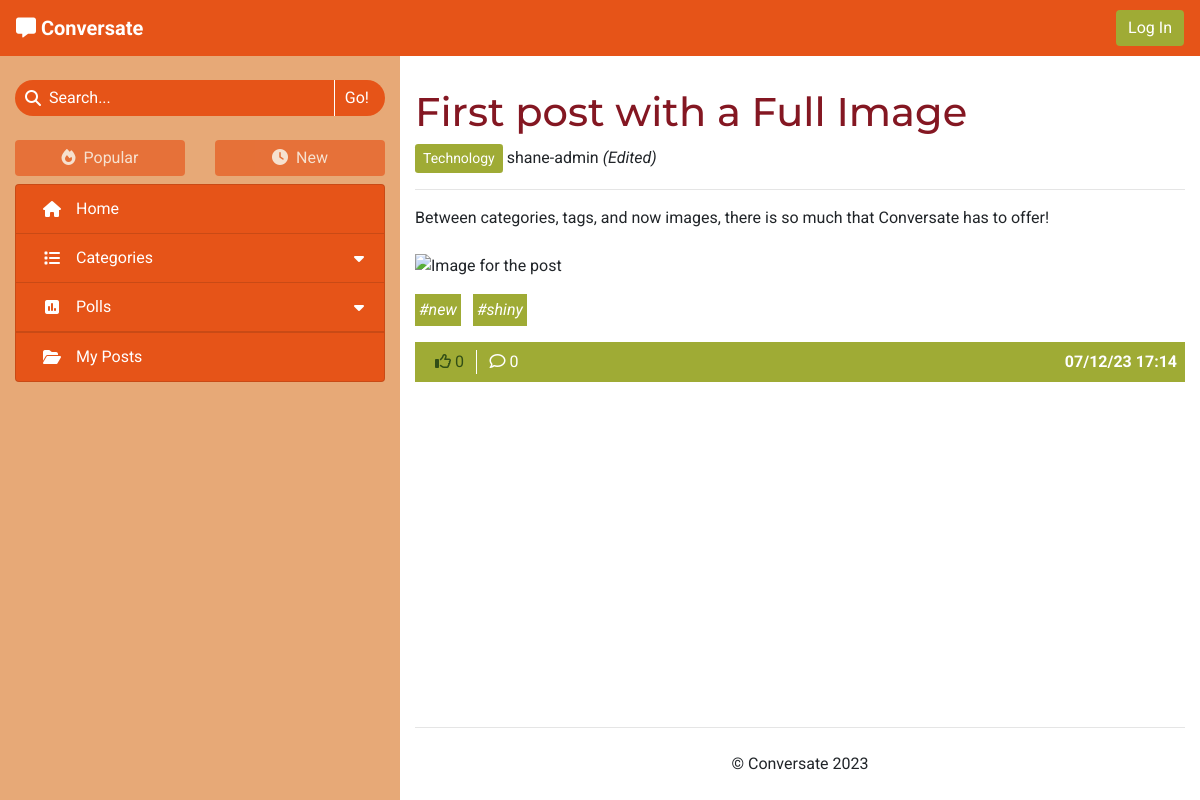
The app's page /technology-kY9pF34Q-first-post-with-a-full-image/ with its own data.
### forum/models.py (models this page shows, shortened)
class Post(models.Model):
    title = models.CharField(max_length=100)
    slug = models.SlugField(max_length=100, unique=True)
    category = models.ForeignKey(Category, on_delete=models.CASCADE,
                                 related_name='tagged_posts')
    image = CloudinaryField('image', blank=True)
    image_position = models.IntegerField(blank=True, null=True)
    posted_by = models.ForeignKey(User, on_delete=models.CASCADE,
                                  related_name='added_posts')
    posted_on = models.DateTimeField(auto_now_add=True)
    content = models.TextField()
    tags = models.CharField(max_length=200, blank=True)
    edited = models.BooleanField(default=False)
    likes = models.ManyToManyField(User, related_name='post_likes', blank=True)
    class Meta:
        ordering = ['-posted_on']
    def number_of_likes(self):
        return self.likes.count()
    def number_of_comments(self):
        return self.comments.count()
    def tag_list(self):
        tags_separate = self.tags.split('#')
        tags_separate.pop(0)
        return tags_separate

class Category(models.Model):
    name = models.CharField(max_length=30, unique=True)
    slug = models.SlugField(max_length=30, unique=True)
    icon = models.CharField(max_length=30, default="fa-tag")
    def __str__(self):
        return self.name
    def number_of_posts(self):
        return self.tagged_posts.count()

### forum/views.py (the view)
# urls.py: path('<slug:slug>/', views.ViewPost.as_view(), name='view_post'),
class ViewPost(View):
    def get(self, request, slug):
        post = get_object_or_404(Post, slug=slug)
        context = get_post_context(request, post)
        return render(request, 'post_details.html', context)

### forum/core/categories.py (called while the page is built)
def get_top_categories(limit=CATEGORY_COLLAPSIBLE_LIMIT):
    categories = list(Category.objects
                      .annotate(num_posts=Count('tagged_posts'))
                      .filter(num_posts__gt=0)
                      .order_by('-num_posts'))
    num_categories = len(categories)
    category_none = Category.objects.get(slug='none')
    if category_none in categories:
        categories.remove(category_none)
    return {
        'num_categories': num_categories,
        'top_categories': categories[:limit],
        'has_more_categories': (len(categories) > limit)
    }

### forum/core/content.py (called while the page is built)
def get_base_context(request):
    context = get_top_categories()
    context['disable_sort'] = True
    return context

def get_post_context(request, post):
    context = get_base_context(request)
    context['post'] = post
    context['comments'] = post.comments.order_by('-posted_on')
    return context

### templates/post_details.html (shortened to what this page needs)
{% extends "base.html" %}
{% load static %}
{% load template_tags %}
{% block content %}
    <h1 class="word-break">{{ post.title }}</h1>
    {% if post.category.slug != 'none' %}
        <a class="btn btn-sm category" href="{% url 'categories' post.category.slug %}">{{ post.category }}</a>
    {% endif %}
    <span>{{ post.posted_by }}
        {% if post.edited %}
            <em>(Edited)</em>
        {% endif %}
    </span>
    <hr>
    <div id="post-content" class="mb-4 word-break">{{ post.content|safe }}</div>
    {% if post.image and post.image_position == -1 %}
        <img src="{{ post.image.url }}" alt="Image for the post" class="post-image">
    {% endif %}
    {% if post.tags %}
        <div id="post-tags">
            {% for tag in post.tag_list %}
                <a class="tag-list-item mr-2 mb-2 p-1 anchor-no-style" href="{% url 'search_tag' tag %}">
                    <em>#{{ tag }}</em>
                </a>
            {% endfor %}
        </div>
    {% endif %}
    <div class="post-footer d-flex flex-md-row justify-content-md-between mt-2 mb-5
        {% if post.posted_by == user %} flex-column{% else %} flex-row post-not-owned justify-content-between{% endif %}">
        <div class="post-footer-buttons">
            {% if user.is_authenticated and post.posted_by != request.user %}
            <form class="d-inline" method="POST" action="{% url 'like_post' post.slug %}">
                {% csrf_token %}
                {% if user in post.likes.all %}
                    <button type="submit" class="btn post-footer-item py-0 line-separate" aria-label="Unlike this post">
                        <i class="fa-solid fa-thumbs-up"></i>
                {% else %}
                    <button type="submit" class="btn post-footer-item py-0 line-separate" aria-label="Like this post">
                        <i class="fa-regular fa-thumbs-up"></i>
                {% endif %}
                    {{ post.number_of_likes }}
                </button>
            </form>
            {% else %}
                <span class="post-footer-item footer-blocked py-0 line-separate" aria-disabled="true">
                    <i class="fa-regular fa-thumbs-up"></i>
                    {{ post.number_of_likes }}
                </span>
            {% endif %}
            <a class="btn post-footer-item py-0{% if user == post.posted_by %} line-separate{% endif %}"
                {% if user.is_authenticated %} href="#post-comment" aria-label="Post a comment"
                {% else %} href="#comments" aria-label="View the post's comments"{% endif %}>
                <i class="fa-regular fa-comment"></i>
                {{ post.number_of_comments }}
            </a>
        </div>
        <div class="align-middle text-right{% if user == post.posted_by %} mt-2{% endif %} mt-md-0">
            <strong>{{ post.posted_on|date:"d/m/y G:i" }}</strong>
        </div>
    </div>
    <br>
{% endblock %}

### static/css/style.css (style rules this page uses)
* { font-family: 'Roboto', sans-serif; }
h1, h2, h3 { font-family: 'Montserrat', sans-serif; word-break: break-word; }
.anchor-no-style, .anchor-no-style:hover { text-decoration: none; }
h1, h2, h3, .spinner-border { color: #841722; }
a { color: #5abb00; }
.btn { background-color: #9fab35; border: none; color: white; }
.line-separate { border-radius: 0; border-right: 1px solid white; }
.word-break { word-break: break-word; }
.category { background-color: #9fab35; color: white; }
.post-footer { background-color: #9fab35; padding: 8px; color: white; }
.post-footer-buttons { display: grid; grid-template-columns: 1fr 1fr 1fr 1fr; }
.post-footer.post-not-owned>.post-footer-buttons { grid-template-columns: 1fr 1fr; }
.post-footer-item { background: none; border-radius: 0; }
.footer-blocked { color: #314e16; padding: .375rem .75rem; text-align: center; }
.post-image { max-width: 100%; max-height: 640px; margin-bottom: 1rem; }
.tag-list-item { display: inline-block; background-color: #9fab35; color: white; padding: 2px 4px; transition: background-color .15s ease-in-out, color .15s ease-in-out; }

### records on screen
Post: title "First post with a Full Image", category "Technology", posted_by "shane-admin", content "Between categories, tags, and now images, there is so much that Conversate has to offer!", number_of_likes "0", number_of_comments "0", posted_on "07/12/23 17:14"

### other values on screen
{{ tag }} "new" "shiny"
